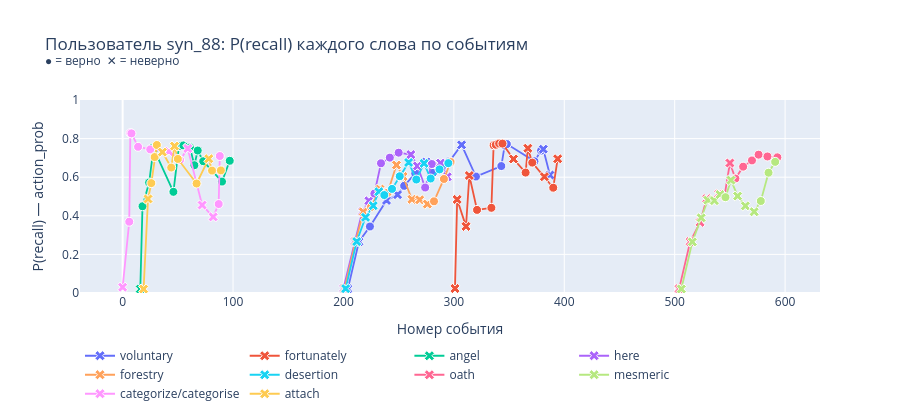
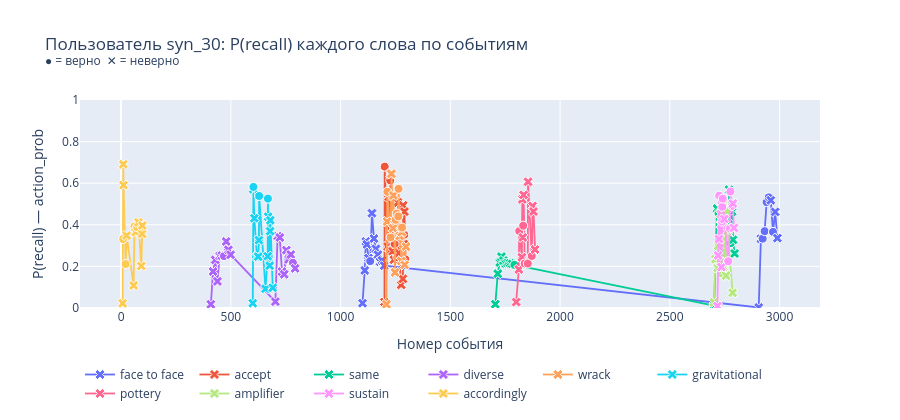
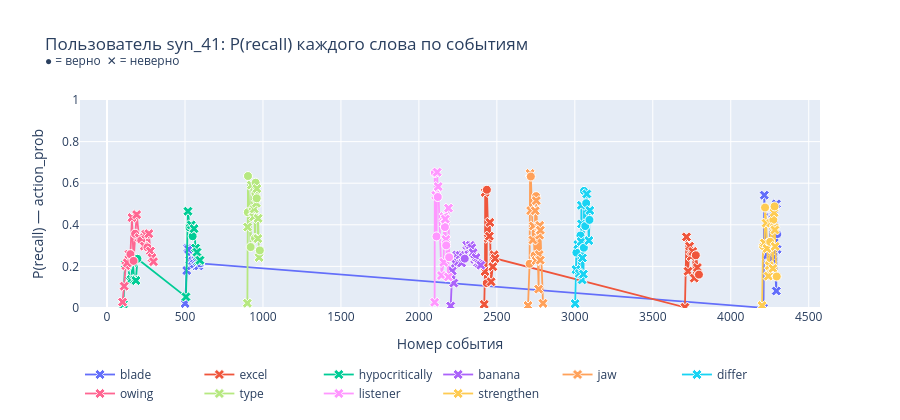
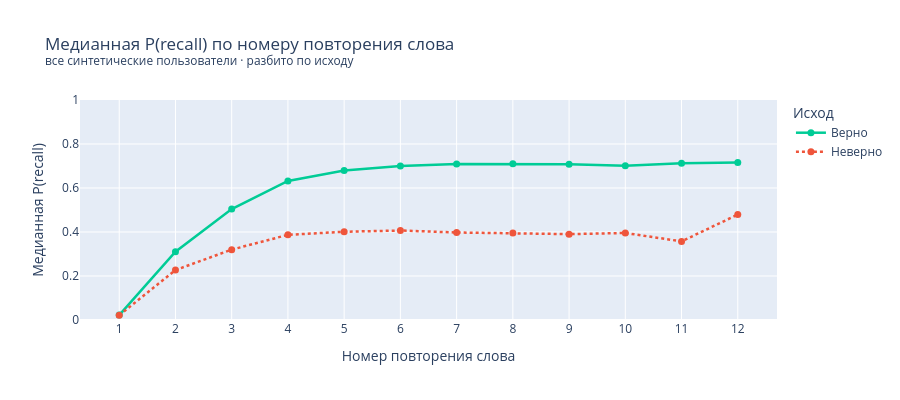

Here is the notebook cell these charts were saved with, in order:
### Markdown cell above
## 2.5 Recognition analytics

Как меняется вероятность вспомнить слово (`action_prob`) по мере практики.
`action_prob` — это вероятность правильного ответа, которую рассчитывает FSRS-симулятор в момент упражнения.

- **По словам конкретного пользователя** — кривые роста/забывания по каждому слову
- **Агрегат по всему датасету** — медианная `action_prob` по номеру повторения слова (1-е, 2-е, 3-е …) и успешности

### Code cell
import plotly.graph_objects as go
import plotly.express as px
from plotly.subplots import make_subplots

# ── 1. Кривые recognition для слов одного пользователя ────────────────────────

# Берём пользователей с достаточным числом событий
user_stats = (
    synthetic_events.groupby('user_id')
    .agg(n_events=('action', 'count'), n_words=('word', 'nunique'))
    .query('n_events >= 40 and n_words >= 6')
)
rng_a = np.random.default_rng(7)
sample_users = rng_a.choice(user_stats.index, size=min(3, len(user_stats)), replace=False)

for uid in sample_users:
    user_df = (
        synthetic_events[synthetic_events['user_id'] == uid]
        .sort_values('timestamp')
        .copy()
        .reset_index(drop=True)
    )
    user_df['event_no'] = np.arange(len(user_df))

    # Слова с >= 4 повторениями
    top_words = (
        user_df['word'].value_counts()
        .pipe(lambda s: s[s >= 4])
        .head(10)
        .index.tolist()
    )
    sub = user_df[user_df['word'].isin(top_words)]

    # Маркер: кружок = верно, крестик = неверно
    symbol_map = {True: 'circle', False: 'x'}
    colors = px.colors.qualitative.Plotly

    fig = go.Figure()
    for i, word in enumerate(top_words):
        wdf = sub[sub['word'] == word].sort_values('event_no')
        col = colors[i % len(colors)]
        fig.add_trace(go.Scatter(
            x=wdf['event_no'], y=wdf['action_prob'],
            mode='lines+markers',
            name=word,
            line=dict(color=col, width=1.8),
            marker=dict(
                color=col,
                symbol=[symbol_map[a] for a in wdf['action']],
                size=9,
                line=dict(color='white', width=1),
            ),
            hovertemplate=(
                f'<b>{word}</b><br>'
                'event: %{x}<br>'
                'P(recall): %{y:.3f}<br>'
                '<extra></extra>'
            ),
        ))

    fig.update_layout(
        title=(
            f'Пользователь {uid}: P(recall) каждого слова по событиям<br>'
            '<sup>● = верно  ✕ = неверно</sup>'
        ),
        xaxis_title='Номер события',
        yaxis_title='P(recall) — action_prob',
        yaxis=dict(range=[0, 1]),
        height=420,
        legend=dict(orientation='h', y=-0.25),
    )
    fig.show()

# ── 2. Агрегат: медианная P(recall) по номеру повторения ──────────────────────

# Для каждого (user_id, word) нумеруем попытки
syn_sorted = synthetic_events.sort_values(['user_id', 'word', 'timestamp']).copy()
syn_sorted['rep_no'] = (
    syn_sorted.groupby(['user_id', 'word']).cumcount() + 1
)

# Ограничиваем разумным числом повторений
rep_agg = (
    syn_sorted[syn_sorted['rep_no'] <= 12]
    .groupby(['rep_no', 'action'])['action_prob']
    .agg(['median', 'count'])
    .reset_index()
)
rep_agg.columns = ['rep_no', 'correct', 'median_prob', 'n']

fig2 = go.Figure()
for correct, label, color, dash in [
    (True,  'Верно',   '#00CC96', 'solid'),
    (False, 'Неверно', '#EF553B', 'dot'),
]:
    sub2 = rep_agg[rep_agg['correct'] == correct].sort_values('rep_no')
    fig2.add_trace(go.Scatter(
        x=sub2['rep_no'], y=sub2['median_prob'],
        mode='lines+markers',
        name=label,
        line=dict(color=color, width=2.5, dash=dash),
        marker=dict(size=7),
        hovertemplate='повторение %{x}<br>медиана P(recall): %{y:.3f}<extra></extra>',
    ))

fig2.update_layout(
    title=(
        'Медианная P(recall) по номеру повторения слова<br>'
        '<sup>все синтетические пользователи · разбито по исходу</sup>'
    ),
    xaxis_title='Номер повторения слова',
    yaxis_title='Медианная P(recall)',
    xaxis=dict(dtick=1),
    yaxis=dict(range=[0, 1]),
    height=400,
    legend=dict(title='Исход'),
)
fig2.show()

print(f'Синтетических событий: {len(syn_sorted):,}')
print(rep_agg.pivot(index='rep_no', columns='correct', values='median_prob').rename(
    columns={True: 'верно', False: 'неверно'}).round(3).to_string())

### Figure 1 — Plotly figure (JSON) as saved in the notebook; plotly's stock layout.template omitted (floating-point values rounded to 4 significant figures)
{"data": [{"hovertemplate": "<b>voluntary</b><br>event: %{x}<br>P(recall): %{y:.3f}<br><extra></extra>", "line": {"color": "#636EFA", "width": 1.8}, "marker": {"color": "#636EFA", "line": {"color": "white", "width": 1}, "size": 9, "symbol": ["x", "x", "circle", "x", "x", "circle", "circle", "x", "circle", "circle", "circle", "x", "circle", "circle", "circle", "circle", "circle", "circle", "x", "x"]}, "mode": "lines+markers", "name": "voluntary", "type": "scatter", "x": [204, 214, 224, 239, 249, 255, 265, 275, 281, 289, 296, 307, 320, 343, 346, 348, 373, 379, 381, 387], "y": [0.0215, 0.2658, 0.3445, 0.4797, 0.5096, 0.5553, 0.6194, 0.6786, 0.6221, 0.6497, 0.6824, 0.7677, 0.6035, 0.6577, 0.7642, 0.7716, 0.6824, 0.7378, 0.7452, 0.6114]}, {"hovertemplate": "<b>fortunately</b><br>event: %{x}<br>P(recall): %{y:.3f}<br><extra></extra>", "line": {"color": "#EF553B", "width": 1.8}, "marker": {"color": "#EF553B", "line": {"color": "white", "width": 1}, "size": 9, "symbol": ["x", "x", "x", "x", "circle", "circle", "circle", "circle", "circle", "circle", "x", "circle", "x", "circle", "x", "circle", "x"]}, "mode": "lines+markers", "name": "fortunately", "type": "scatter", "x": [301, 303, 311, 314, 321, 334, 336, 338, 341, 344, 354, 365, 367, 371, 382, 390, 394], "y": [0.02331, 0.4847, 0.3452, 0.6087, 0.4305, 0.4414, 0.7659, 0.7682, 0.7745, 0.774, 0.6944, 0.6239, 0.7501, 0.6756, 0.6026, 0.5456, 0.6954]}, {"hovertemplate": "<b>angel</b><br>event: %{x}<br>P(recall): %{y:.3f}<br><extra></extra>", "line": {"color": "#00CC96", "width": 1.8}, "marker": {"color": "#00CC96", "line": {"color": "white", "width": 1}, "size": 9, "symbol": ["x", "circle", "circle", "x", "circle", "circle", "circle", "x", "circle", "circle", "circle", "circle", "circle", "circle"]}, "mode": "lines+markers", "name": "angel", "type": "scatter", "x": [16, 18, 24, 28, 46, 51, 55, 60, 61, 65, 68, 73, 90, 97], "y": [0.02055, 0.4494, 0.5723, 0.7496, 0.5242, 0.7611, 0.7647, 0.7552, 0.7534, 0.6621, 0.7382, 0.6828, 0.5773, 0.6851]}, {"hovertemplate": "<b>here</b><br>event: %{x}<br>P(recall): %{y:.3f}<br><extra></extra>", "line": {"color": "#AB63FA", "width": 1.8}, "marker": {"color": "#AB63FA", "line": {"color": "white", "width": 1}, "size": 9, "symbol": ["x", "x", "x", "x", "circle", "circle", "circle", "circle", "x", "x", "circle", "circle", "x", "x"]}, "mode": "lines+markers", "name": "here", "type": "scatter", "x": [200, 210, 217, 223, 228, 234, 242, 250, 261, 267, 274, 280, 288, 294], "y": [0.02392, 0.2674, 0.4211, 0.4779, 0.5151, 0.6721, 0.7014, 0.727, 0.7171, 0.658, 0.5465, 0.6682, 0.6731, 0.602]}, {"hovertemplate": "<b>forestry</b><br>event: %{x}<br>P(recall): %{y:.3f}<br><extra></extra>", "line": {"color": "#FFA15A", "width": 1.8}, "marker": {"color": "#FFA15A", "line": {"color": "white", "width": 1}, "size": 9, "symbol": ["x", "x", "x", "circle", "x", "circle", "x", "x", "x", "x", "x", "circle", "circle", "circle"]}, "mode": "lines+markers", "name": "forestry", "type": "scatter", "x": [201, 211, 218, 225, 233, 240, 248, 254, 262, 269, 276, 282, 291, 297], "y": [0.02331, 0.267, 0.4205, 0.4457, 0.5383, 0.5195, 0.663, 0.6035, 0.4855, 0.4832, 0.4607, 0.475, 0.5908, 0.6788]}, {"hovertemplate": "<b>desertion</b><br>event: %{x}<br>P(recall): %{y:.3f}<br><extra></extra>", "line": {"color": "#19D3F3", "width": 1.8}, "marker": {"color": "#19D3F3", "line": {"color": "white", "width": 1}, "size": 9, "symbol": ["x", "x", "x", "x", "x", "circle", "circle", "circle", "x", "circle", "x", "circle", "circle", "circle"]}, "mode": "lines+markers", "name": "desertion", "type": "scatter", "x": [202, 212, 220, 227, 232, 237, 244, 251, 259, 266, 273, 279, 287, 295], "y": [0.02271, 0.2666, 0.3918, 0.4527, 0.525, 0.5075, 0.5393, 0.6049, 0.6762, 0.5879, 0.6718, 0.5931, 0.6405, 0.6727]}, {"hovertemplate": "<b>oath</b><br>event: %{x}<br>P(recall): %{y:.3f}<br><extra></extra>", "line": {"color": "#FF6692", "width": 1.8}, "marker": {"color": "#FF6692", "line": {"color": "white", "width": 1}, "size": 9, "symbol": ["x", "x", "x", "x", "x", "x", "circle", "x", "circle", "circle", "circle", "circle", "circle", "circle"]}, "mode": "lines+markers", "name": "oath", "type": "scatter", "x": [504, 514, 523, 529, 535, 540, 545, 550, 555, 562, 570, 576, 584, 593], "y": [0.0215, 0.2658, 0.3662, 0.4887, 0.4829, 0.5126, 0.4982, 0.6736, 0.5928, 0.6546, 0.6868, 0.7167, 0.7073, 0.7029]}, {"hovertemplate": "<b>mesmeric</b><br>event: %{x}<br>P(recall): %{y:.3f}<br><extra></extra>", "line": {"color": "#B6E880", "width": 1.8}, "marker": {"color": "#B6E880", "line": {"color": "white", "width": 1}, "size": 9, "symbol": ["x", "x", "x", "x", "x", "x", "circle", "x", "x", "x", "x", "circle", "circle", "circle"]}, "mode": "lines+markers", "name": "mesmeric", "type": "scatter", "x": [506, 516, 524, 530, 536, 541, 546, 551, 557, 564, 572, 578, 585, 591], "y": [0.02086, 0.265, 0.3895, 0.481, 0.4786, 0.5101, 0.4965, 0.5848, 0.5023, 0.4515, 0.421, 0.4766, 0.6233, 0.6795]}, {"hovertemplate": "<b>categorize/categorise</b><br>event: %{x}<br>P(recall): %{y:.3f}<br><extra></extra>", "line": {"color": "#FF97FF", "width": 1.8}, "marker": {"color": "#FF97FF", "line": {"color": "white", "width": 1}, "size": 9, "symbol": ["x", "circle", "circle", "circle", "circle", "circle", "x", "circle", "x", "x", "x", "circle", "circle"]}, "mode": "lines+markers", "name": "categorize/categorise", "type": "scatter", "x": [0, 6, 7, 8, 14, 25, 42, 52, 59, 72, 82, 87, 88], "y": [0.02977, 0.3692, 0.8282, 0.8269, 0.7575, 0.7439, 0.7328, 0.6891, 0.7486, 0.4557, 0.3943, 0.461, 0.7097]}, {"hovertemplate": "<b>attach</b><br>event: %{x}<br>P(recall): %{y:.3f}<br><extra></extra>", "line": {"color": "#FECB52", "width": 1.8}, "marker": {"color": "#FECB52", "line": {"color": "white", "width": 1}, "size": 9, "symbol": ["x", "x", "circle", "circle", "circle", "x", "circle", "x", "circle", "circle", "x", "circle", "circle"]}, "mode": "lines+markers", "name": "attach", "type": "scatter", "x": [19, 23, 26, 29, 31, 36, 44, 47, 50, 67, 78, 81, 89], "y": [0.02046, 0.4873, 0.5694, 0.7043, 0.7668, 0.73, 0.6499, 0.761, 0.6946, 0.5673, 0.6957, 0.6343, 0.635]}], "layout": {"height": 420, "legend": {"orientation": "h", "y": -0.25}, "title": {"text": "Пользователь syn_88: P(recall) каждого слова по событиям<br><sup>● = верно  ✕ = неверно</sup>"}, "xaxis": {"title": {"text": "Номер события"}}, "yaxis": {"range": [0, 1], "title": {"text": "P(recall) — action_prob"}}}}

### Figure 2 — Plotly figure (JSON) as saved in the notebook; plotly's stock layout.template omitted (floating-point values rounded to 4 significant figures)
{"data": [{"hovertemplate": "<b>face to face</b><br>event: %{x}<br>P(recall): %{y:.3f}<br><extra></extra>", "line": {"color": "#636EFA", "width": 1.8}, "marker": {"color": "#636EFA", "line": {"color": "white", "width": 1}, "size": 9, "symbol": ["x", "x", "x", "x", "x", "circle", "x", "x", "x", "x", "x", "x", "x", "x", "x", "circle", "circle", "circle", "circle", "x", "circle", "x", "x"]}, "mode": "lines+markers", "name": "face to face", "type": "scatter", "x": [1100, 1110, 1115, 1120, 1127, 1135, 1143, 1152, 1161, 1170, 1180, 1189, 1199, 2905, 2915, 2923, 2932, 2941, 2951, 2960, 2970, 2980, 2990], "y": [0.02293, 0.1805, 0.3198, 0.3059, 0.2399, 0.2254, 0.4558, 0.3338, 0.2841, 0.2559, 0.2228, 0.229, 0.2036, 0.002502, 0.3327, 0.3333, 0.3695, 0.5091, 0.5318, 0.5178, 0.3657, 0.4621, 0.3359]}, {"hovertemplate": "<b>accept</b><br>event: %{x}<br>P(recall): %{y:.3f}<br><extra></extra>", "line": {"color": "#EF553B", "width": 1.8}, "marker": {"color": "#EF553B", "line": {"color": "white", "width": 1}, "size": 9, "symbol": ["x", "circle", "x", "x", "x", "circle", "circle", "x", "x", "x", "circle", "circle", "x", "x", "x", "x", "x", "x", "circle", "x", "circle"]}, "mode": "lines+markers", "name": "accept", "type": "scatter", "x": [1200, 1201, 1214, 1218, 1219, 1224, 1226, 1227, 1237, 1243, 1246, 1259, 1262, 1266, 1276, 1284, 1285, 1288, 1290, 1291, 1295], "y": [0.02853, 0.6796, 0.2952, 0.5473, 0.5348, 0.2766, 0.6134, 0.6444, 0.2719, 0.2321, 0.308, 0.2442, 0.5075, 0.2644, 0.1112, 0.1401, 0.4934, 0.3074, 0.3522, 0.4635, 0.2342]}, {"hovertemplate": "<b>same</b><br>event: %{x}<br>P(recall): %{y:.3f}<br><extra></extra>", "line": {"color": "#00CC96", "width": 1.8}, "marker": {"color": "#00CC96", "line": {"color": "white", "width": 1}, "size": 9, "symbol": ["x", "x", "x", "x", "x", "x", "x", "x", "x", "circle", "x", "x", "circle", "circle", "x", "circle", "x", "circle", "x", "x", "x"]}, "mode": "lines+markers", "name": "same", "type": "scatter", "x": [1705, 1716, 1725, 1733, 1742, 1752, 1762, 1772, 1782, 1792, 2702, 2715, 2722, 2734, 2764, 2769, 2770, 2778, 2784, 2788, 2795], "y": [0.01807, 0.1649, 0.219, 0.2471, 0.2281, 0.214, 0.2162, 0.215, 0.2117, 0.2073, 0.01148, 0.4778, 0.456, 0.2685, 0.3586, 0.4072, 0.5684, 0.3121, 0.4633, 0.3277, 0.2621]}, {"hovertemplate": "<b>diverse</b><br>event: %{x}<br>P(recall): %{y:.3f}<br><extra></extra>", "line": {"color": "#AB63FA", "width": 1.8}, "marker": {"color": "#AB63FA", "line": {"color": "white", "width": 1}, "size": 9, "symbol": ["x", "x", "x", "x", "x", "x", "circle", "x", "x", "x", "x", "x", "x", "x", "x", "x", "x", "x", "circle", "x"]}, "mode": "lines+markers", "name": "diverse", "type": "scatter", "x": [409, 419, 429, 439, 449, 459, 469, 479, 489, 499, 703, 713, 723, 733, 743, 753, 763, 773, 783, 793], "y": [0.01785, 0.1757, 0.2313, 0.128, 0.2511, 0.252, 0.2496, 0.3198, 0.28, 0.2561, 0.03079, 0.3452, 0.3389, 0.1748, 0.1621, 0.2779, 0.2335, 0.257, 0.2173, 0.1906]}, {"hovertemplate": "<b>wrack</b><br>event: %{x}<br>P(recall): %{y:.3f}<br><extra></extra>", "line": {"color": "#FFA15A", "width": 1.8}, "marker": {"color": "#FFA15A", "line": {"color": "white", "width": 1}, "size": 9, "symbol": ["x", "x", "circle", "circle", "x", "x", "x", "x", "circle", "circle", "circle", "circle", "x", "x", "x", "circle", "x", "x"]}, "mode": "lines+markers", "name": "wrack", "type": "scatter", "x": [1209, 1212, 1213, 1228, 1232, 1239, 1241, 1248, 1251, 1256, 1263, 1264, 1270, 1277, 1279, 1280, 1292, 1298], "y": [0.01785, 0.4156, 0.559, 0.3396, 0.6456, 0.3834, 0.5411, 0.1712, 0.4242, 0.4545, 0.4403, 0.5731, 0.3464, 0.2263, 0.3647, 0.3868, 0.2076, 0.295]}, {"hovertemplate": "<b>gravitational</b><br>event: %{x}<br>P(recall): %{y:.3f}<br><extra></extra>", "line": {"color": "#19D3F3", "width": 1.8}, "marker": {"color": "#19D3F3", "line": {"color": "white", "width": 1}, "size": 9, "symbol": ["x", "x", "circle", "x", "x", "x", "x", "circle", "x", "x", "circle", "x", "x", "x", "x", "x"]}, "mode": "lines+markers", "name": "gravitational", "type": "scatter", "x": [600, 602, 603, 607, 619, 625, 628, 629, 658, 668, 669, 670, 677, 679, 680, 691], "y": [0.02293, 0.5714, 0.582, 0.4315, 0.246, 0.2468, 0.3262, 0.5385, 0.09278, 0.2488, 0.526, 0.4389, 0.2035, 0.3695, 0.4214, 0.09716]}, {"hovertemplate": "<b>pottery</b><br>event: %{x}<br>P(recall): %{y:.3f}<br><extra></extra>", "line": {"color": "#FF6692", "width": 1.8}, "marker": {"color": "#FF6692", "line": {"color": "white", "width": 1}, "size": 9, "symbol": ["x", "x", "circle", "x", "x", "x", "circle", "x", "circle", "circle", "x", "circle", "x", "x", "x"]}, "mode": "lines+markers", "name": "pottery", "type": "scatter", "x": [1800, 1812, 1814, 1826, 1828, 1830, 1832, 1834, 1839, 1853, 1854, 1871, 1875, 1879, 1886], "y": [0.02853, 0.1852, 0.3697, 0.244, 0.522, 0.3392, 0.3958, 0.5437, 0.214, 0.2139, 0.6066, 0.2502, 0.4904, 0.4637, 0.2812]}, {"hovertemplate": "<b>amplifier</b><br>event: %{x}<br>P(recall): %{y:.3f}<br><extra></extra>", "line": {"color": "#B6E880", "width": 1.8}, "marker": {"color": "#B6E880", "line": {"color": "white", "width": 1}, "size": 9, "symbol": ["x", "x", "x", "x", "x", "x", "x", "circle", "x", "circle", "x", "circle", "circle", "x", "x"]}, "mode": "lines+markers", "name": "amplifier", "type": "scatter", "x": [2701, 2708, 2718, 2721, 2730, 2732, 2733, 2736, 2744, 2745, 2756, 2757, 2759, 2763, 2786], "y": [0.02731, 0.234, 0.1933, 0.2997, 0.2216, 0.4516, 0.4015, 0.166, 0.1984, 0.5161, 0.1553, 0.4823, 0.4672, 0.37, 0.07342]}, {"hovertemplate": "<b>sustain</b><br>event: %{x}<br>P(recall): %{y:.3f}<br><extra></extra>", "line": {"color": "#FF97FF", "width": 1.8}, "marker": {"color": "#FF97FF", "line": {"color": "white", "width": 1}, "size": 9, "symbol": ["x", "x", "x", "circle", "x", "circle", "circle", "circle", "x", "circle", "circle", "circle", "circle", "x", "x"]}, "mode": "lines+markers", "name": "sustain", "type": "scatter", "x": [2717, 2720, 2724, 2725, 2735, 2738, 2739, 2741, 2748, 2766, 2774, 2776, 2783, 2787, 2792], "y": [0.008984, 0.2527, 0.3316, 0.5399, 0.1968, 0.4155, 0.4866, 0.5254, 0.4276, 0.2245, 0.3821, 0.56, 0.491, 0.5019, 0.3848]}, {"hovertemplate": "<b>accordingly</b><br>event: %{x}<br>P(recall): %{y:.3f}<br><extra></extra>", "line": {"color": "#FECB52", "width": 1.8}, "marker": {"color": "#FECB52", "line": {"color": "white", "width": 1}, "size": 9, "symbol": ["x", "circle", "x", "x", "circle", "x", "x", "circle", "x", "circle", "x", "x", "x", "x"]}, "mode": "lines+markers", "name": "accordingly", "type": "scatter", "x": [7, 9, 10, 11, 21, 25, 57, 61, 67, 73, 79, 92, 96, 97], "y": [0.02235, 0.3314, 0.6908, 0.5906, 0.2115, 0.3483, 0.1083, 0.392, 0.3649, 0.3882, 0.4117, 0.2018, 0.3562, 0.3965]}], "layout": {"height": 420, "legend": {"orientation": "h", "y": -0.25}, "title": {"text": "Пользователь syn_30: P(recall) каждого слова по событиям<br><sup>● = верно  ✕ = неверно</sup>"}, "xaxis": {"title": {"text": "Номер события"}}, "yaxis": {"range": [0, 1], "title": {"text": "P(recall) — action_prob"}}}}

### Figure 3 — Plotly figure (JSON) as saved in the notebook; plotly's stock layout.template omitted (floating-point values rounded to 4 significant figures)
{"data": [{"hovertemplate": "<b>blade</b><br>event: %{x}<br>P(recall): %{y:.3f}<br><extra></extra>", "line": {"color": "#636EFA", "width": 1.8}, "marker": {"color": "#636EFA", "line": {"color": "white", "width": 1}, "size": 9, "symbol": ["x", "x", "x", "x", "x", "x", "x", "x", "x", "x", "x", "circle", "x", "x", "x", "x", "x", "circle", "x", "x", "x", "circle", "circle", "x", "x", "x", "circle"]}, "mode": "lines+markers", "name": "blade", "type": "scatter", "x": [501, 511, 517, 523, 531, 541, 550, 560, 569, 578, 588, 597, 4210, 4215, 4228, 4234, 4243, 4250, 4254, 4257, 4265, 4267, 4268, 4292, 4293, 4297, 4299], "y": [0.02194, 0.1799, 0.2866, 0.2817, 0.2299, 0.2025, 0.2272, 0.2116, 0.228, 0.2226, 0.2025, 0.2146, 0.0009535, 0.5424, 0.2475, 0.2557, 0.2886, 0.2847, 0.4324, 0.4361, 0.2344, 0.4422, 0.4376, 0.08181, 0.5009, 0.2823, 0.3555]}, {"hovertemplate": "<b>excel</b><br>event: %{x}<br>P(recall): %{y:.3f}<br><extra></extra>", "line": {"color": "#EF553B", "width": 1.8}, "marker": {"color": "#EF553B", "line": {"color": "white", "width": 1}, "size": 9, "symbol": ["x", "x", "x", "circle", "circle", "x", "x", "x", "x", "x", "x", "x", "x", "x", "x", "x", "x", "x", "x", "circle", "x", "circle"]}, "mode": "lines+markers", "name": "excel", "type": "scatter", "x": [2419, 2424, 2425, 2435, 2436, 2445, 2452, 2455, 2463, 2474, 2482, 2489, 3706, 3716, 3726, 3736, 3746, 3756, 3766, 3776, 3786, 3796], "y": [0.01733, 0.1754, 0.556, 0.1197, 0.5685, 0.3352, 0.3453, 0.4115, 0.1258, 0.1985, 0.2557, 0.2382, 0.003621, 0.3419, 0.1767, 0.2969, 0.2481, 0.2719, 0.1436, 0.2535, 0.1946, 0.1606]}, {"hovertemplate": "<b>hypocritically</b><br>event: %{x}<br>P(recall): %{y:.3f}<br><extra></extra>", "line": {"color": "#00CC96", "width": 1.8}, "marker": {"color": "#00CC96", "line": {"color": "white", "width": 1}, "size": 9, "symbol": ["x", "x", "x", "x", "x", "x", "x", "x", "x", "circle", "x", "x", "circle", "x", "circle", "x", "x", "x", "x", "x"]}, "mode": "lines+markers", "name": "hypocritically", "type": "scatter", "x": [105, 115, 125, 135, 145, 155, 165, 175, 185, 195, 506, 519, 529, 540, 549, 558, 568, 577, 587, 596], "y": [0.01807, 0.2093, 0.2008, 0.2141, 0.1349, 0.1369, 0.2202, 0.1347, 0.132, 0.2366, 0.0534, 0.4652, 0.3869, 0.3995, 0.345, 0.3812, 0.2883, 0.2686, 0.2275, 0.2297]}, {"hovertemplate": "<b>banana</b><br>event: %{x}<br>P(recall): %{y:.3f}<br><extra></extra>", "line": {"color": "#AB63FA", "width": 1.8}, "marker": {"color": "#AB63FA", "line": {"color": "white", "width": 1}, "size": 9, "symbol": ["x", "x", "x", "x", "x", "x", "x", "x", "x", "circle", "x", "x", "x", "x", "x", "x", "x", "x", "x", "x"]}, "mode": "lines+markers", "name": "banana", "type": "scatter", "x": [2204, 2214, 2224, 2234, 2244, 2254, 2264, 2274, 2284, 2294, 2307, 2320, 2330, 2339, 2348, 2358, 2367, 2377, 2387, 2397], "y": [0.009809, 0.1783, 0.1199, 0.2147, 0.2548, 0.2226, 0.2534, 0.2173, 0.2434, 0.2373, 0.3015, 0.281, 0.301, 0.2895, 0.266, 0.234, 0.2423, 0.2162, 0.2112, 0.2057]}, {"hovertemplate": "<b>jaw</b><br>event: %{x}<br>P(recall): %{y:.3f}<br><extra></extra>", "line": {"color": "#FFA15A", "width": 1.8}, "marker": {"color": "#FFA15A", "line": {"color": "white", "width": 1}, "size": 9, "symbol": ["x", "circle", "x", "x", "circle", "x", "x", "circle", "x", "x", "circle", "x", "x", "x", "x", "x", "x", "x", "x", "x"]}, "mode": "lines+markers", "name": "jaw", "type": "scatter", "x": [2700, 2710, 2713, 2717, 2718, 2731, 2734, 2742, 2746, 2751, 2752, 2753, 2768, 2769, 2772, 2774, 2775, 2778, 2779, 2796], "y": [0.01182, 0.2125, 0.6469, 0.4682, 0.6322, 0.3269, 0.3941, 0.2531, 0.4675, 0.2281, 0.5378, 0.5162, 0.09052, 0.391, 0.2567, 0.3499, 0.3971, 0.2301, 0.3738, 0.02261]}, {"hovertemplate": "<b>differ</b><br>event: %{x}<br>P(recall): %{y:.3f}<br><extra></extra>", "line": {"color": "#19D3F3", "width": 1.8}, "marker": {"color": "#19D3F3", "line": {"color": "white", "width": 1}, "size": 9, "symbol": ["x", "x", "circle", "x", "x", "circle", "x", "x", "x", "x", "x", "x", "circle", "circle", "circle", "circle", "x", "x", "circle", "x"]}, "mode": "lines+markers", "name": "differ", "type": "scatter", "x": [3002, 3007, 3010, 3019, 3029, 3036, 3041, 3042, 3043, 3047, 3049, 3055, 3058, 3059, 3067, 3073, 3077, 3090, 3094, 3096], "y": [0.02097, 0.1846, 0.2662, 0.3047, 0.1656, 0.3485, 0.3195, 0.4937, 0.4046, 0.1354, 0.2407, 0.1628, 0.2898, 0.5629, 0.3939, 0.5038, 0.5483, 0.3242, 0.4234, 0.469]}, {"hovertemplate": "<b>owing</b><br>event: %{x}<br>P(recall): %{y:.3f}<br><extra></extra>", "line": {"color": "#FF6692", "width": 1.8}, "marker": {"color": "#FF6692", "line": {"color": "white", "width": 1}, "size": 9, "symbol": ["x", "x", "x", "x", "x", "circle", "x", "circle", "circle", "x", "x", "circle", "x", "x", "circle", "x", "x", "x", "x"]}, "mode": "lines+markers", "name": "owing", "type": "scatter", "x": [100, 110, 120, 130, 140, 150, 160, 170, 180, 190, 206, 219, 239, 249, 259, 268, 278, 288, 298], "y": [0.02853, 0.1049, 0.2039, 0.2173, 0.2579, 0.2589, 0.4346, 0.2264, 0.357, 0.449, 0.3378, 0.3253, 0.2979, 0.355, 0.2915, 0.3573, 0.2737, 0.2421, 0.2227]}, {"hovertemplate": "<b>type</b><br>event: %{x}<br>P(recall): %{y:.3f}<br><extra></extra>", "line": {"color": "#B6E880", "width": 1.8}, "marker": {"color": "#B6E880", "line": {"color": "white", "width": 1}, "size": 9, "symbol": ["x", "x", "circle", "circle", "circle", "x", "x", "x", "x", "circle", "circle", "circle", "x", "circle", "x", "x", "x", "x", "circle"]}, "mode": "lines+markers", "name": "type", "type": "scatter", "x": [900, 902, 903, 904, 921, 926, 935, 941, 944, 949, 952, 953, 958, 960, 961, 967, 969, 975, 980], "y": [0.02293, 0.3892, 0.4602, 0.6345, 0.293, 0.591, 0.4637, 0.4385, 0.4762, 0.3353, 0.5502, 0.6024, 0.5036, 0.5274, 0.574, 0.3337, 0.431, 0.2433, 0.2768]}, {"hovertemplate": "<b>listener</b><br>event: %{x}<br>P(recall): %{y:.3f}<br><extra></extra>", "line": {"color": "#FF97FF", "width": 1.8}, "marker": {"color": "#FF97FF", "line": {"color": "white", "width": 1}, "size": 9, "symbol": ["x", "circle", "x", "circle", "x", "circle", "x", "x", "x", "x", "x", "circle", "x", "x", "circle", "x", "x", "circle"]}, "mode": "lines+markers", "name": "listener", "type": "scatter", "x": [2101, 2102, 2108, 2113, 2117, 2121, 2124, 2145, 2159, 2162, 2165, 2167, 2169, 2173, 2175, 2189, 2190, 2194], "y": [0.02731, 0.6493, 0.5416, 0.3441, 0.653, 0.5336, 0.5839, 0.1561, 0.2193, 0.439, 0.4037, 0.3892, 0.4276, 0.3297, 0.3009, 0.1493, 0.4799, 0.2439]}, {"hovertemplate": "<b>strengthen</b><br>event: %{x}<br>P(recall): %{y:.3f}<br><extra></extra>", "line": {"color": "#FECB52", "width": 1.8}, "marker": {"color": "#FECB52", "line": {"color": "white", "width": 1}, "size": 9, "symbol": ["x", "circle", "x", "circle", "x", "x", "x", "x", "circle", "x", "x", "circle", "x", "x", "circle", "x", "x", "circle"]}, "mode": "lines+markers", "name": "strengthen", "type": "scatter", "x": [4201, 4207, 4216, 4220, 4227, 4232, 4241, 4247, 4253, 4258, 4270, 4273, 4278, 4280, 4281, 4283, 4285, 4295], "y": [0.01131, 0.2982, 0.3124, 0.483, 0.4079, 0.2857, 0.1533, 0.2036, 0.3182, 0.4086, 0.1904, 0.4238, 0.4583, 0.3861, 0.4884, 0.3753, 0.296, 0.1514]}], "layout": {"height": 420, "legend": {"orientation": "h", "y": -0.25}, "title": {"text": "Пользователь syn_41: P(recall) каждого слова по событиям<br><sup>● = верно  ✕ = неверно</sup>"}, "xaxis": {"title": {"text": "Номер события"}}, "yaxis": {"range": [0, 1], "title": {"text": "P(recall) — action_prob"}}}}

### Figure 4 — Plotly figure (JSON) as saved in the notebook; plotly's stock layout.template omitted (floating-point values rounded to 4 significant figures)
{"data": [{"hovertemplate": "повторение %{x}<br>медиана P(recall): %{y:.3f}<extra></extra>", "line": {"color": "#00CC96", "dash": "solid", "width": 2.5}, "marker": {"size": 7}, "mode": "lines+markers", "name": "Верно", "type": "scatter", "x": [1, 2, 3, 4, 5, 6, 7, 8, 9, 10, 11, 12], "y": [0.02235, 0.3105, 0.5044, 0.6319, 0.6791, 0.7004, 0.7088, 0.71, 0.7079, 0.7013, 0.712, 0.7162]}, {"hovertemplate": "повторение %{x}<br>медиана P(recall): %{y:.3f}<extra></extra>", "line": {"color": "#EF553B", "dash": "dot", "width": 2.5}, "marker": {"size": 7}, "mode": "lines+markers", "name": "Неверно", "type": "scatter", "x": [1, 2, 3, 4, 5, 6, 7, 8, 9, 10, 11, 12], "y": [0.0215, 0.2271, 0.3199, 0.3871, 0.4011, 0.4068, 0.3977, 0.3951, 0.3903, 0.3956, 0.3573, 0.4791]}], "layout": {"height": 400, "legend": {"title": {"text": "Исход"}}, "title": {"text": "Медианная P(recall) по номеру повторения слова<br><sup>все синтетические пользователи · разбито по исходу</sup>"}, "xaxis": {"dtick": 1, "title": {"text": "Номер повторения слова"}}, "yaxis": {"range": [0, 1], "title": {"text": "Медианная P(recall)"}}}}
